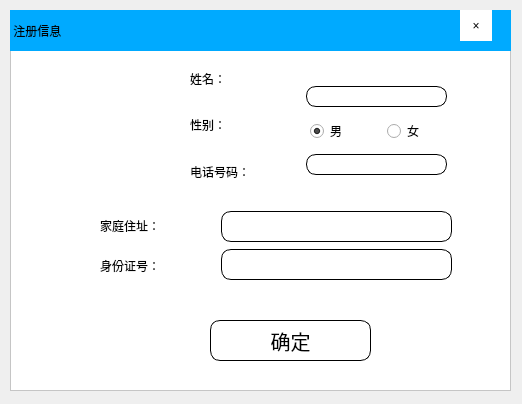
<?xml version="1.0" encoding="UTF-8"?>
<ui version="4.0">
 <class>Zhucexx</class>
 <widget class="QDialog" name="Zhucexx">
  <property name="geometry">
   <rect>
    <x>0</x>
    <y>0</y>
    <width>522</width>
    <height>404</height>
   </rect>
  </property>
  <property name="windowTitle">
   <string>Dialog</string>
  </property>
  <property name="styleSheet">
   <string notr="true">QLineEdit{
border-radius:10px;
border:1px solid black;}</string>
  </property>
  <widget class="QFrame" name="frame">
   <property name="geometry">
    <rect>
     <x>10</x>
     <y>10</y>
     <width>501</width>
     <height>381</height>
    </rect>
   </property>
   <property name="styleSheet">
    <string notr="true">background-color: rgb(255, 255, 255);
</string>
   </property>
   <property name="frameShape">
    <enum>QFrame::StyledPanel</enum>
   </property>
   <property name="frameShadow">
    <enum>QFrame::Raised</enum>
   </property>
   <widget class="QLabel" name="label">
    <property name="geometry">
     <rect>
      <x>0</x>
      <y>0</y>
      <width>501</width>
      <height>41</height>
     </rect>
    </property>
    <property name="styleSheet">
     <string notr="true">background-color: rgb(0, 170, 255);
font: 75 16pt &quot;微软雅黑&quot;;</string>
    </property>
    <property name="text">
     <string> 注册信息</string>
    </property>
   </widget>
   <widget class="QWidget" name="widget" native="true">
    <property name="geometry">
     <rect>
      <x>70</x>
      <y>50</y>
      <width>101</width>
      <height>121</height>
     </rect>
    </property>
    <property name="styleSheet">
     <string notr="true">image: url(:/image/tx.jpg);</string>
    </property>
   </widget>
   <widget class="QWidget" name="verticalWidget" native="true">
    <property name="geometry">
     <rect>
      <x>180</x>
      <y>60</y>
      <width>111</width>
      <height>111</height>
     </rect>
    </property>
    <property name="styleSheet">
     <string notr="true">font: 10pt &quot;黑体&quot;;</string>
    </property>
    <layout class="QVBoxLayout" name="verticalLayout">
     <item>
      <widget class="QLabel" name="label_2">
       <property name="text">
        <string>姓名：</string>
       </property>
      </widget>
     </item>
     <item>
      <spacer name="verticalSpacer_3">
       <property name="orientation">
        <enum>Qt::Vertical</enum>
       </property>
       <property name="sizeHint" stdset="0">
        <size>
         <width>20</width>
         <height>40</height>
        </size>
       </property>
      </spacer>
     </item>
     <item>
      <widget class="QLabel" name="label_3">
       <property name="text">
        <string>性别：</string>
       </property>
      </widget>
     </item>
     <item>
      <spacer name="verticalSpacer">
       <property name="orientation">
        <enum>Qt::Vertical</enum>
       </property>
       <property name="sizeHint" stdset="0">
        <size>
         <width>20</width>
         <height>40</height>
        </size>
       </property>
      </spacer>
     </item>
     <item>
      <widget class="QLabel" name="label_4">
       <property name="text">
        <string>电话号码：</string>
       </property>
      </widget>
     </item>
    </layout>
   </widget>
   <widget class="QWidget" name="verticalWidget_1" native="true">
    <property name="geometry">
     <rect>
      <x>290</x>
      <y>70</y>
      <width>160</width>
      <height>101</height>
     </rect>
    </property>
    <widget class="QLineEdit" name="name">
     <property name="geometry">
      <rect>
       <x>6</x>
       <y>6</y>
       <width>141</width>
       <height>21</height>
      </rect>
     </property>
    </widget>
    <widget class="QLineEdit" name="phonenum">
     <property name="geometry">
      <rect>
       <x>6</x>
       <y>74</y>
       <width>141</width>
       <height>21</height>
      </rect>
     </property>
    </widget>
    <widget class="QWidget" name="layoutWidget">
     <property name="geometry">
      <rect>
       <x>10</x>
       <y>40</y>
       <width>148</width>
       <height>22</height>
      </rect>
     </property>
     <layout class="QHBoxLayout" name="horizontalLayout">
      <item>
       <widget class="QRadioButton" name="nan">
        <property name="text">
         <string>男</string>
        </property>
        <property name="checked">
         <bool>true</bool>
        </property>
       </widget>
      </item>
      <item>
       <spacer name="horizontalSpacer">
        <property name="orientation">
         <enum>Qt::Horizontal</enum>
        </property>
        <property name="sizeHint" stdset="0">
         <size>
          <width>40</width>
          <height>20</height>
         </size>
        </property>
       </spacer>
      </item>
      <item>
       <widget class="QRadioButton" name="nv">
        <property name="text">
         <string>女</string>
        </property>
       </widget>
      </item>
      <item>
       <spacer name="horizontalSpacer_2">
        <property name="orientation">
         <enum>Qt::Horizontal</enum>
        </property>
        <property name="sizeHint" stdset="0">
         <size>
          <width>40</width>
          <height>20</height>
         </size>
        </property>
       </spacer>
      </item>
     </layout>
    </widget>
   </widget>
   <widget class="QWidget" name="verticalWidget1" native="true">
    <property name="geometry">
     <rect>
      <x>210</x>
      <y>200</y>
      <width>241</width>
      <height>71</height>
     </rect>
    </property>
    <widget class="QLineEdit" name="address">
     <property name="geometry">
      <rect>
       <x>1</x>
       <y>1</y>
       <width>231</width>
       <height>31</height>
      </rect>
     </property>
    </widget>
    <widget class="QLineEdit" name="sfid">
     <property name="geometry">
      <rect>
       <x>1</x>
       <y>39</y>
       <width>231</width>
       <height>31</height>
      </rect>
     </property>
    </widget>
   </widget>
   <widget class="QWidget" name="verticalWidget_2" native="true">
    <property name="geometry">
     <rect>
      <x>60</x>
      <y>190</y>
      <width>151</width>
      <height>91</height>
     </rect>
    </property>
    <property name="styleSheet">
     <string notr="true">font: 10pt &quot;黑体&quot;;</string>
    </property>
    <widget class="QLabel" name="label_5">
     <property name="geometry">
      <rect>
       <x>30</x>
       <y>10</y>
       <width>101</width>
       <height>31</height>
      </rect>
     </property>
     <property name="text">
      <string>家庭住址：</string>
     </property>
    </widget>
    <widget class="QLabel" name="label_6">
     <property name="geometry">
      <rect>
       <x>30</x>
       <y>55</y>
       <width>111</width>
       <height>21</height>
      </rect>
     </property>
     <property name="text">
      <string>身份证号：</string>
     </property>
    </widget>
   </widget>
   <widget class="QPushButton" name="signin">
    <property name="geometry">
     <rect>
      <x>200</x>
      <y>310</y>
      <width>161</width>
      <height>41</height>
     </rect>
    </property>
    <property name="styleSheet">
     <string notr="true">font:20px;
border-radius:10px;
border:1px solid black;</string>
    </property>
    <property name="text">
     <string>确定</string>
    </property>
   </widget>
   <widget class="QToolButton" name="close">
    <property name="geometry">
     <rect>
      <x>450</x>
      <y>0</y>
      <width>32</width>
      <height>31</height>
     </rect>
    </property>
    <property name="styleSheet">
     <string notr="true">border:none</string>
    </property>
    <property name="text">
     <string>×</string>
    </property>
    <property name="checkable">
     <bool>true</bool>
    </property>
   </widget>
  </widget>
 </widget>
 <resources/>
 <connections/>
</ui>
